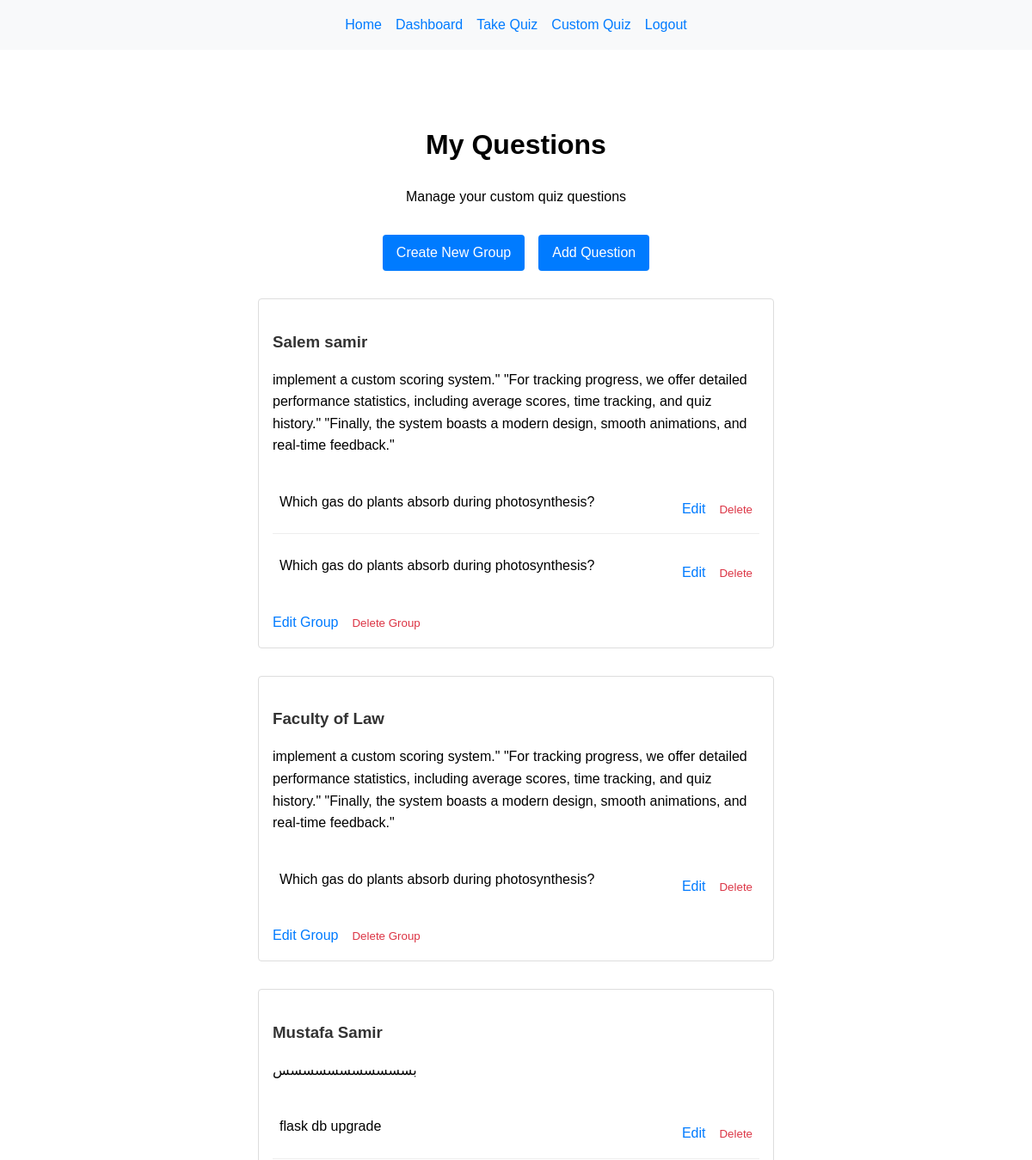
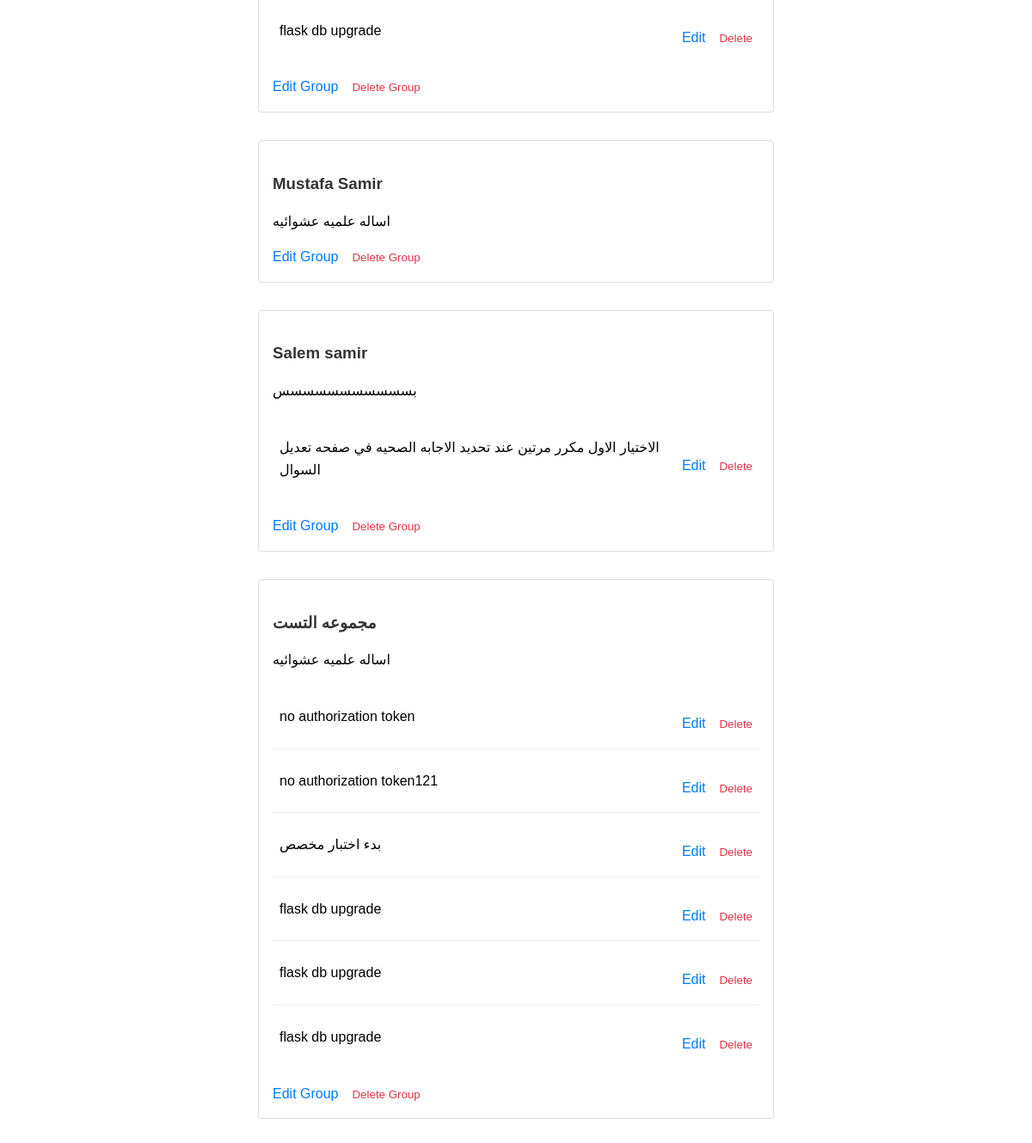
/custom-questions (signed in), run on the app's committed database (2 pictures, top to bottom).
### models.py (models this page shows, shortened)
class QuestionGroup(db.Model):
    id = db.Column(db.Integer, primary_key=True)
    name = db.Column(db.String(100), nullable=False)
    description = db.Column(db.Text)
    time_limit = db.Column(db.Integer, default=300)  # in seconds
    user_id = db.Column(db.Integer, db.ForeignKey('user.id'), nullable=False)
    created_at = db.Column(db.DateTime, default=datetime.utcnow)
    questions = db.relationship('CustomQuestion', backref='group', lazy=True)

class CustomQuestion(db.Model):
    id = db.Column(db.Integer, primary_key=True)
    text = db.Column(db.Text, nullable=False)
    options = db.Column(db.JSON, nullable=False)
    correct_answer = db.Column(db.String(200), nullable=False)
    time_limit = db.Column(db.Integer, default=60)  # in seconds
    user_id = db.Column(db.Integer, db.ForeignKey('user.id'), nullable=False)
    group_id = db.Column(db.Integer, db.ForeignKey('question_group.id'))
    created_at = db.Column(db.DateTime, default=datetime.utcnow)

### routes.py (the view)
@routes_bp.route('/custom-questions')
@login_required
def custom_questions():
    groups = QuestionGroup.query.filter_by(user_id=current_user.id).order_by(QuestionGroup.created_at.desc()).all()
    return render_template('custom_questions.html', groups=groups)

### templates/custom_questions.html (shortened to what this page needs)
{% extends "base.html" %}
{% block content %}
<div class="container">
    <div class="welcome-section">
        <h1>My Questions</h1>
        <p>Manage your custom quiz questions</p>
        <div class="actions">
            <a href="{{ url_for('routes.add_question_group') }}" class="btn">Create New Group</a>
            <a href="{{ url_for('routes.add_question') }}" class="btn">Add Question</a>
        </div>
        {% if groups %}
            {% for group in groups %}
            <div class="group-box">
                <h3>{{ group.name }}</h3>
                <p>{{ group.description }}</p>
                <div class="questions-list">
                    {% for question in group.questions %}
                    <div class="question-item">
                        <p>{{ question.text }}</p>
                        <div class="question-actions">
                            <a href="{{ url_for('routes.edit_question', question_id=question.id) }}" class="btn-link">Edit</a>
                            <form method="POST" action="{{ url_for('routes.delete_question', question_id=question.id) }}" class="inline-form">
                                <button type="submit" class="btn-link delete">Delete</button>
                            </form>
                        </div>
                    </div>
                    {% endfor %}
                </div>
                <div class="group-actions">
                    <a href="{{ url_for('routes.edit_question_group', group_id=group.id) }}" class="btn-link">Edit Group</a>
                    <form method="POST" action="{{ url_for('routes.delete_question_group', group_id=group.id) }}" class="inline-form">
                        <button type="submit" class="btn-link delete">Delete Group</button>
                    </form>
                </div>
            </div>
            {% endfor %}
        {% else %}
            <p class="no-items">No question groups yet. Create one to get started!</p>
        {% endif %}
    </div>
</div>
{% endblock %}

### templates/base.html (shortened to what this page needs)
<!DOCTYPE html>
<html lang="en">
<head>
</head>
<body>
    <nav>
        <div class="container">
            <div class="nav-links">
                <a href="{{ url_for('routes.index') }}">Home</a>
                {% if current_user.is_authenticated %}
                    <a href="{{ url_for('routes.dashboard') }}">Dashboard</a>
                    <a href="{{ url_for('routes.quiz') }}">Take Quiz</a>
                    <a href="{{ url_for('routes.start_custom_quiz') }}">Custom Quiz</a>
                    <a href="{{ url_for('routes.logout') }}">Logout</a>
                {% else %}
                    <a href="{{ url_for('routes.login') }}">Login</a>
                    <a href="{{ url_for('routes.register') }}">Register</a>
                {% endif %}
            </div>
        </div>
    </nav>
    <main>
        {% block content %}{% endblock %}
    </main>
</body>
</html>

### templates/base.html (style rules this page uses)
body { font-family: Arial, sans-serif; margin: 0; padding: 0; line-height: 1.6; }
.container { max-width: 800px; margin: 0 auto; padding: 0 1rem; }
nav { background: #f8f9fa; padding: 1rem 0; margin-bottom: 2rem; }
.nav-links { display: flex; justify-content: center; gap: 1rem; }
.nav-links a { text-decoration: none; color: #007bff; }
.btn { padding: 0.5rem 1rem; text-decoration: none; border-radius: 4px; background: #007bff; color: white; border: none; cursor: pointer; }

### templates/custom_questions.html (style rules this page uses)
.welcome-section { text-align: center; padding: 2rem; margin: 2rem auto; max-width: 600px; }
.actions { display: flex; gap: 1rem; justify-content: center; margin: 2rem 0; }
.group-box { text-align: left; margin-bottom: 2rem; padding: 1rem; border: 1px solid #ddd; border-radius: 4px; background: white; }
.group-box h3 { margin-bottom: 0.5rem; color: #333; }
.questions-list { margin-top: 1rem; }
.question-item { padding: 0.5rem; border-bottom: 1px solid #eee; display: flex; justify-content: space-between; align-items: center; }
.question-item:last-child { border-bottom: none; }
.question-actions, .group-actions { display: flex; gap: 1rem; margin-top: 1rem; }
.btn-link { color: #007bff; text-decoration: none; background: none; border: none; padding: 0; cursor: pointer; }
.btn-link.delete { color: #dc3545; }
.inline-form { display: inline; }

### data on the page
QuestionGroup: name "Salem samir", description "implement a custom scoring system.\" \"For tracking progress, we offer detailed performance statistics, including average scores, time tracking, and quiz history.\" \"Finally, the system boasts a modern design, smooth animations, and real-time feedback.\""
CustomQuestion: text "Which gas do plants absorb during photosynthesis?"
CustomQuestion: text "Which gas do plants absorb during photosynthesis?"
QuestionGroup: name "Faculty of Law", description "implement a custom scoring system.\" \"For tracking progress, we offer detailed performance statistics, including average scores, time tracking, and quiz history.\" \"Finally, the system boasts a modern design, smooth animations, and real-time feedback.\""
CustomQuestion: text "Which gas do plants absorb during photosynthesis?"
QuestionGroup: name "Mustafa Samir", description "بسسسسسسسسسسس"
CustomQuestion: text "flask db upgrade"
CustomQuestion: text "flask db upgrade"
QuestionGroup: name "Mustafa Samir", description "اساله علميه عشوائيه"
QuestionGroup: name "Salem samir", description "بسسسسسسسسسسس"
CustomQuestion: text "الاختيار الاول مكرر مرتين عند تحديد الاجابه الصحيه في صفحه تعديل السوال"
QuestionGroup: name "مجموعه التست", description "اساله علميه عشوائيه"
CustomQuestion: text "no authorization token"
CustomQuestion: text "no authorization token121"
CustomQuestion: text "بدء اختبار مخصص"
CustomQuestion: text "flask db upgrade"
CustomQuestion: text "flask db upgrade"
CustomQuestion: text "flask db upgrade"
